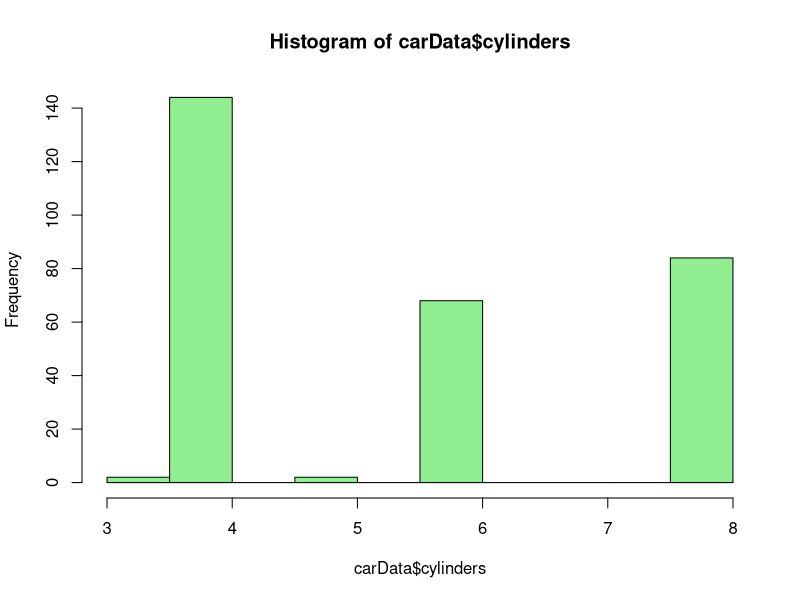
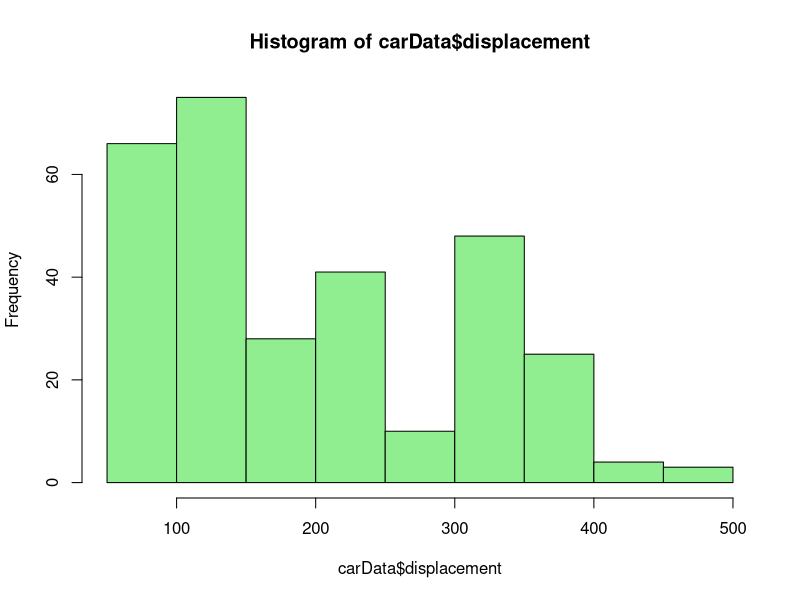
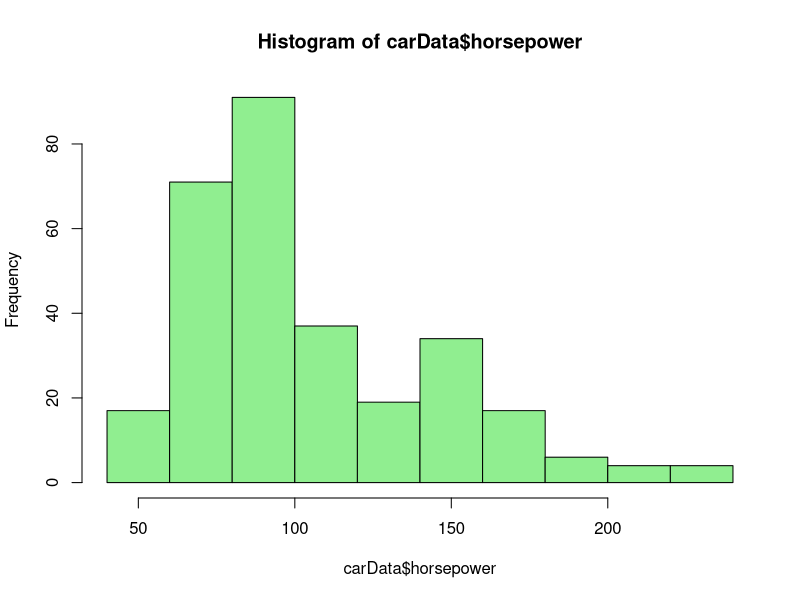
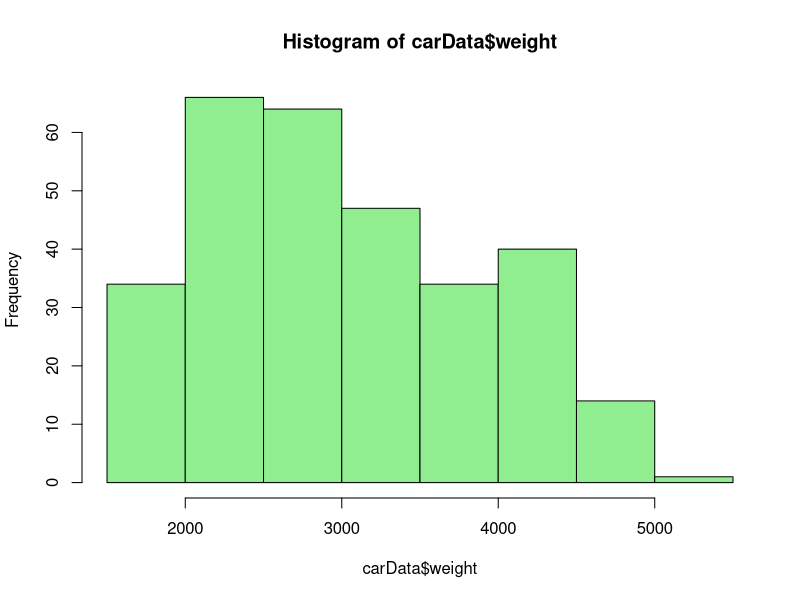
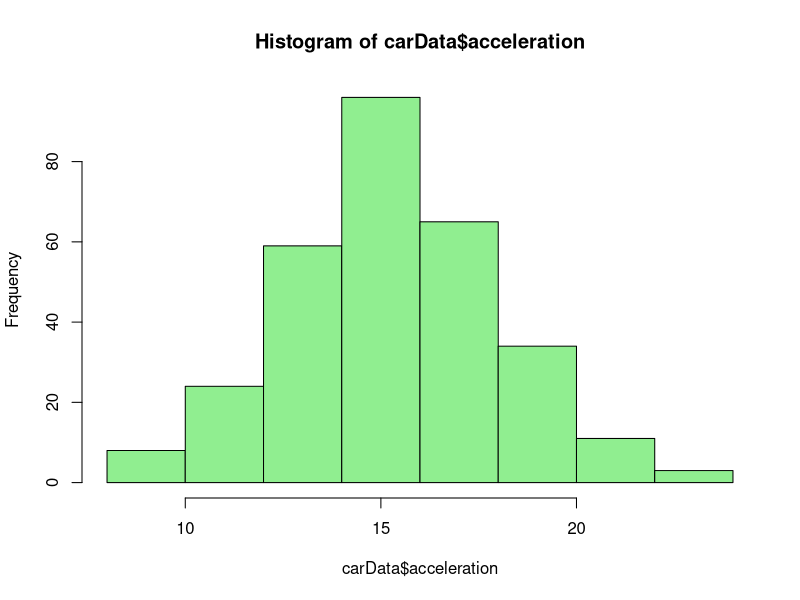
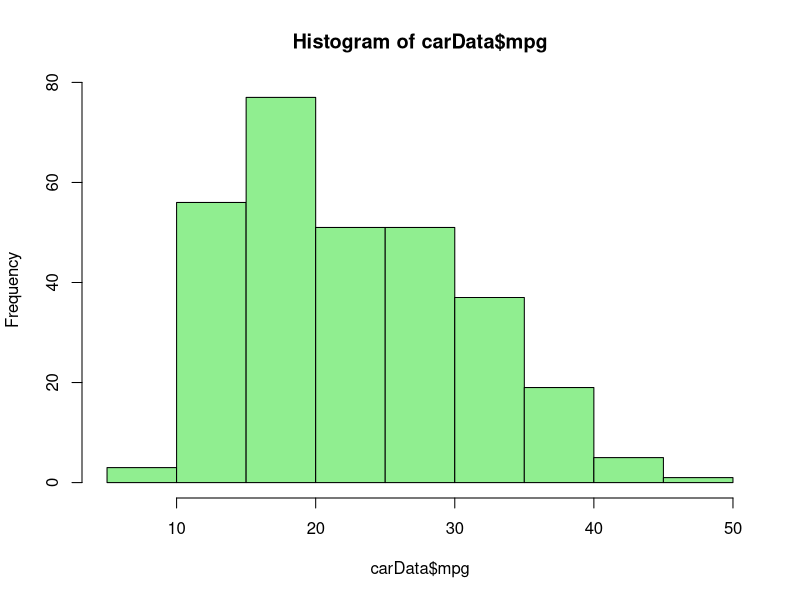
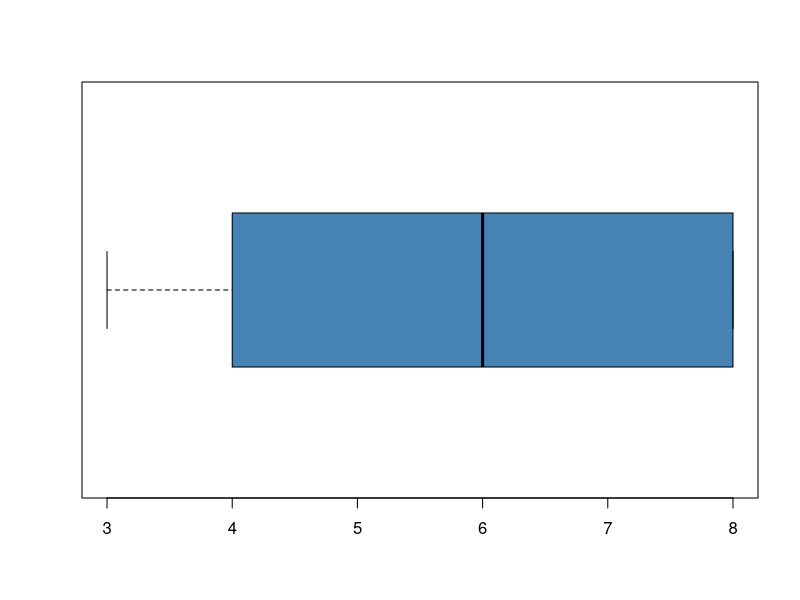
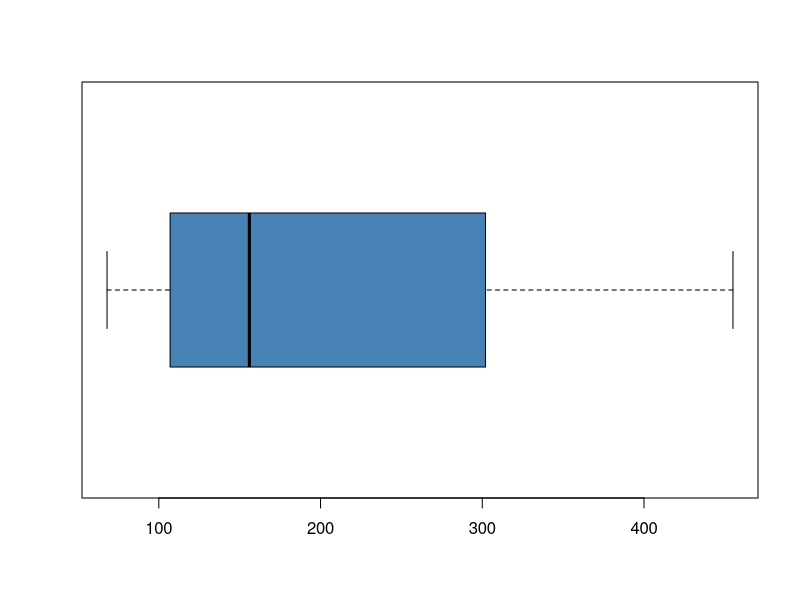

Recreate these plots in R, in order.
# =======================================================
# CZ 4073 - Data Science For Business
# Assignment 1
# Name: KAMATH SHANTANU ARUN
# Matric Card: U1422577F
# =======================================================

# Problem 2:
# In this problem, our dataset is -- assign1_CarData.csv
rm(list = ls())

# ---------------------------------------------------------
# Importing the dataset Week04carData.csv
carData <- read.csv("assign1_CarData.csv", header = TRUE)


# ---------------------------------------------------------
# Performing some basic exploratory data analysis

# Dimension of the dataset
dim(carData)

# Labels of the variables in the dataset
names(carData)

# Structure of the dataset
str(carData)

# First few rows of the data
head(carData)

# Last few rows of the data
tail(carData)

# Summary statistics for all variables
summary(carData)

# ---------------------------------------------------------
# Viewing plots of individual variables and checking 
# correspondence with summary statistics
hist(carData$cylinders, col = "lightgreen")
hist(carData$displacement, col = "lightgreen")
hist(carData$horsepower, col = "lightgreen")
hist(carData$weight, col = "lightgreen")
hist(carData$acceleration, col = "lightgreen")
hist(carData$mpg, col = "lightgreen")

# Boxplots of all individual variables
# checking correspondence with summary statistics
boxplot(carData$cylinders , horizontal = TRUE, col = "steelblue")
boxplot(carData$displacement, horizontal = TRUE, col = "steelblue")
boxplot(carData$horsepower, horizontal = TRUE, col = "steelblue")
boxplot(carData$weight, horizontal = TRUE, col = "steelblue")
boxplot(carData$acceleration, horizontal = TRUE, col = "steelblue")
boxplot(carData$mpg, horizontal = TRUE, col = "steelblue")

# ---------------------------------------------------------
# Checking correlations between variables
cor(carData)
# install.packages("corrplot")
library(corrplot)
corrplot.mixed(cor(carData))

# ---------------------------------------------------------
# Plot 2d scatterplots of all pairs of variables
pairs(carData, pch = 19, col = "blue")

# ---------------------------------------------------------
# Perform Linear Regression (mpg vs rest of the variables)

# Linear model on mpg vs Rest of the variables
# Model 1. - Full Model
lmFit1 <- lm(mpg ~ ., data = carData)

# Display the summary of Model 1.
summary(lmFit1)

# ---------------------------------------------------------
# Building an Updated Model by removing the least significant 
# variable at a time

# Linear Model on mpg vs Rest minus acceleration
# Model 2.
lmFit2 <- update(lmFit1, ~ . - acceleration, data = carData)

# Display the summary of the updated linear model
summary(lmFit2)

# Linear Model on mpg vs Rest minus acceleration, cylinders
# Model 3.
lmFit3 <- update(lmFit2, ~ . - cylinders, data = carData)

# Display the summary of the updated linear model
summary(lmFit3)

# Linear Model on mpg vs Rest minus acceleration, cylinders
# displacement
# Model 4.
lmFit4 <- update(lmFit3, ~ . - displacement, data = carData)

# Display the summary of the updated linear model
summary(lmFit4)

# ---------------------------------------------------------
# Checking for Non-linear Relations with Variables

# plotting mpg vs all the remaining variables
plot(carData$horsepower, carData$mpg, pch = 19, col = "blue")
plot(carData$weight, carData$mpg, pch = 19, col = "blue")

# Fitting the linear model on mpg vs remaining variables but
# introducing non-linear term as per observations above
# Model 5.
lmFit5 <- update(lmFit4, ~ . + I(weight^2), data = carData)

# Display the summary of the updated linear model
summary(lmFit5)

# Model 6.
lmFit6 <- update(lmFit5, ~ . + I(horsepower^2), data = carData)

# Display the summary of the updated linear model
summary(lmFit6)

# Model 7.
lmFit7 <- update(lmFit6, ~ . + horsepower:weight, data = carData)

# Display the summary of the updated linear model
summary(lmFit7)

# Linear Model 7 minus FreeSulphurDioxide
# Model 8.
lmFit8 <- update(lmFit7, ~ . - I(weight^2), data = carData)

# Display the summary of the updated linear model
summary(lmFit8)

# Model 9.
lmFit9 <- update(lmFit8, ~ . - I(horsepower^2), data = carData)

# Display the summary of the updated linear model
summary(lmFit9)

# 13b : check the model for potential outliers
plot(lmFit9)

# 13c : remove outliers and high-leverage points
cd <- cooks.distance(lmFit9)
carData.clean <- carData[abs(cd) < 4/nrow(carData), ]
nrow(carData.clean)

# 13d : fit your best model to the clean dataset
formula(lmFit9)
lmFit <- lm(formula(lmFit9), data = carData.clean)

# 13e : did the performance of the model improve?
summary(lmFit)
plot(lmFit)
